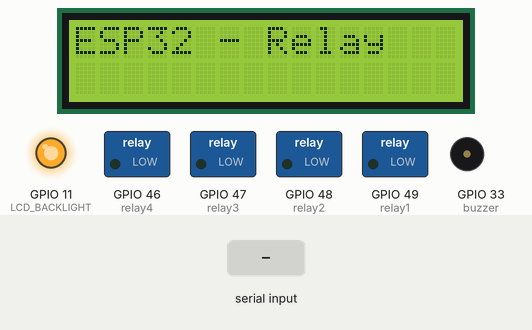
Recording of a sketch running on a simulated ESP32. Shown: 16×2 character LCD, switched loads named in the sketch (green lamp = pin HIGH), output pins drawn as LEDs (lit = HIGH), buzzer (waves = sounding, pin HIGH). The test bench sets the inputs (shaded band). What the sketch prints to the serial monitor is not drawn.

Above: at 0.1 s.
3.3 s: "1" received over the second serial link
At 4.5 s:
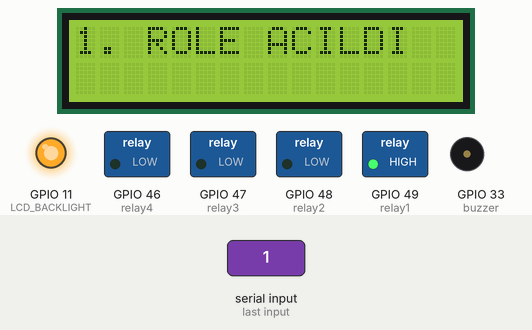
4.8 s: "2" received over the second serial link
At 5.9 s:
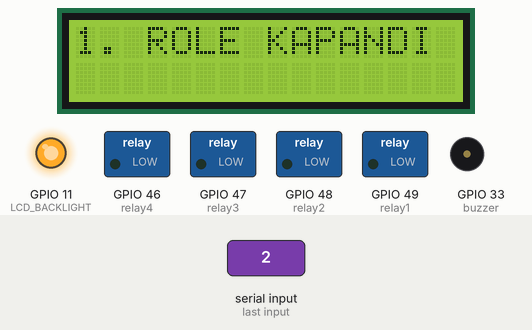
6.3 s: "3" received over the second serial link
At 7.0 s:
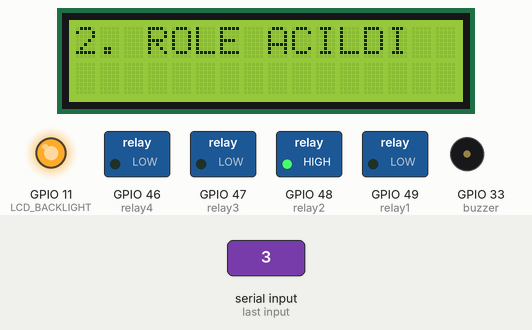
7.8 s: "5" received over the second serial link
At 8.2 s:
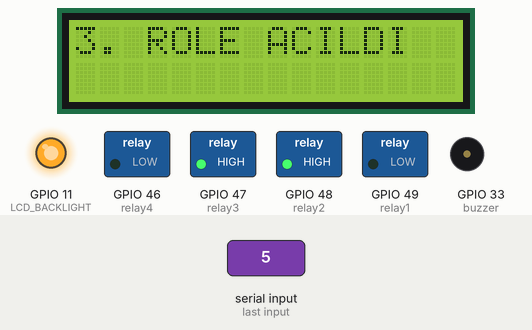
9.3 s: "4" received over the second serial link
At 10.5 s:
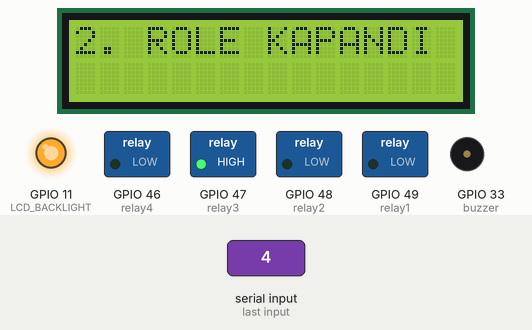
10.8 s: "7" received over the second serial link
At 11.7 s:
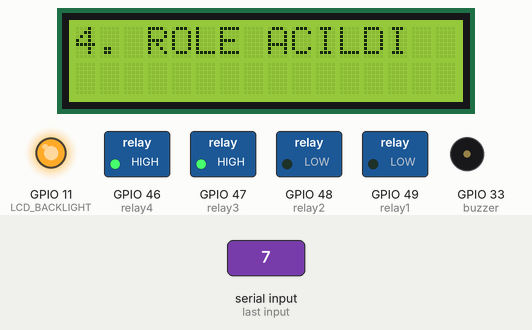
Timing chart, 0 to 13.3 s (numbered marks = the images above; inputs shaded):
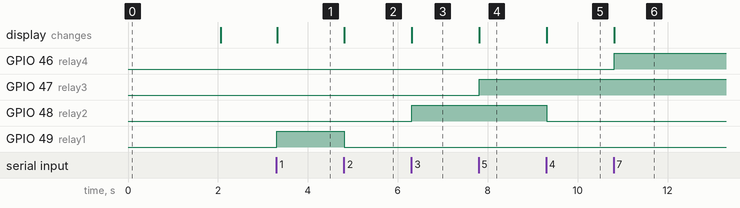

The sketch:

ESP32Relay_MegaPART_001.ino
```cpp
#include <LiquidCrystal.h>
const int rs = 53, en = 9, d4 = 82, d5 = 81, d6 = 3, d7 = 2;
LiquidCrystal lcd(rs, en, d4, d5, d6, d7);


const int buzzer = 33; //28
char inchar;  //Will hold the incoming character from the Serial Port.


 int relay1 = 49;
 int relay2 = 48;
 int relay3 = 47;
 int relay4 = 46;

 void setup()
 {
 Serial.begin(115200);
 Serial2.begin(115200);
 lcd.begin(16, 2);
pinMode(11, OUTPUT);  //LCD BACKLIGHT
digitalWrite(11, HIGH);
pinMode(buzzer, OUTPUT);


 pinMode(relay1, OUTPUT);
 pinMode(relay2, OUTPUT);
 pinMode(relay3, OUTPUT);
 pinMode(relay4, OUTPUT);

 digitalWrite(relay1, LOW);
 digitalWrite(relay2, LOW);
 digitalWrite(relay3, LOW);
 digitalWrite(relay4, LOW);

Serial.println("ESP32 - Relay Control");
lcd.setCursor(0, 0);
lcd.print("ESP32 - Relay");
delay(2000);
lcd.clear();


}

void buzzer_tone() {
digitalWrite(buzzer, HIGH);
delay(50);
digitalWrite(buzzer, LOW);
delay(50); }
 void loop() {

if(Serial2.available() >0) //2 olacak
 {
 inchar=Serial2.read();
 Serial.println("ESP32: ");Serial.print(inchar);
 Serial.println();
if (inchar=='1')
   {
   delay(10);
   digitalWrite(relay1, HIGH);
  Serial.println("1. ROLE ACILDI");
  lcd.clear();
  lcd.setCursor(0, 0);
  lcd.print("1. ROLE ACILDI ");
   }

if (inchar=='2')
   {
   delay(10);
   digitalWrite(relay1, LOW);
      Serial.println("1. ROLE KAPANDI");
        lcd.clear();
  lcd.setCursor(0, 0);
  lcd.print("1. ROLE KAPANDI ");
   }

if (inchar=='3')
   {
   delay(10);
   digitalWrite(relay2, HIGH);
      Serial.println("2. ROLE ACILDI");
        lcd.clear();
  lcd.setCursor(0, 0);
  lcd.print("2. ROLE ACILDI ");
   }

 if (inchar=='4')
   {
   delay(10);
   digitalWrite(relay2, LOW);
      Serial.println("2. ROLE KAPANDI");
        lcd.clear();
  lcd.setCursor(0, 0);
  lcd.print("2. ROLE KAPANDI ");
   }

if (inchar=='5')
   {
   delay(10);
   digitalWrite(relay3, HIGH);
      Serial.println("3. ROLE ACILDI");
        lcd.clear();
  lcd.setCursor(0, 0);
  lcd.print("3. ROLE ACILDI ");
   }

if (inchar=='6')
   {
   delay(10);
   digitalWrite(relay3, LOW);
      Serial.println("3. ROLE KAPANDI");
        lcd.clear();
  lcd.setCursor(0, 0);
  lcd.print("3. ROLE KAPANDI ");
   }

if (inchar=='7')
   {
   delay(10);
   digitalWrite(relay4, HIGH);
      Serial.println("4. ROLE ACILDI");
        lcd.clear();
  lcd.setCursor(0, 0);
  lcd.print("4. ROLE ACILDI ");
   }

 if (inchar=='8')
   {
   delay(10);
   digitalWrite(relay4, LOW);
      Serial.println("4. ROLE KAPANDI");
        lcd.clear();
  lcd.setCursor(0, 0);
  lcd.print("4. ROLE KAPANDI ");
   }


     }
   }
```

Measured:
- after the input at 3.3 s, GPIO 49 (relay1): LOW → HIGH at once; the display: changes at once (image 1)
- after the input at 4.8 s, GPIO 49 (relay1): HIGH → LOW at once; the display: changes at once (image 2)
- after the input at 6.3 s, GPIO 48 (relay2): LOW → HIGH at once; the display: changes at once (image 3)
- after the input at 7.8 s, GPIO 47 (relay3): LOW → HIGH at once; the display: changes at once (image 4)
- after the input at 9.3 s, GPIO 48 (relay2): HIGH → LOW at once; the display: changes at once (image 5)
- after the input at 10.8 s, GPIO 46 (relay4): LOW → HIGH at once; the display: changes at once (image 6)
